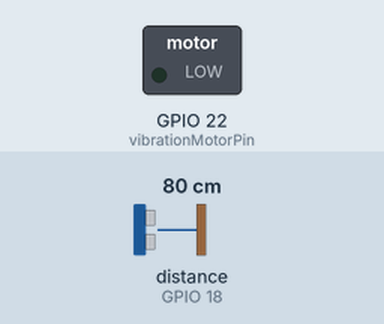
Simulated run of this sketch. Board: ESP32. Shown: switched loads named in the sketch (green lamp = pin HIGH). Wiring (inferred from the names in the program): ultrasonic range finder: trigger GPIO 5; echo GPIO 18. The test bench sets the inputs (shaded band); at power-on: distance to the obstacle (sensor on GPIO 18) 80 cm. The echo pulse lasts 58.3 µs per cm; WiFi joins after 1.5 s; servers stay silent unless stated; uploads are accepted with an empty reply; pins used as bus, display or sensor lines are not drawn; what the sketch prints to the serial monitor is not drawn.

Above: at 4.4 s.
4.5 s: distance to the obstacle (sensor on GPIO 18) set to 75 cm
6.0 s: distance to the obstacle (sensor on GPIO 18) set to 67 cm
At 6.8 s:
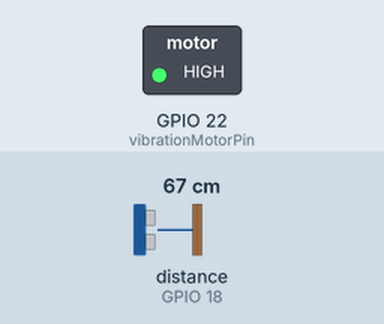
9.0 s: distance to the obstacle (sensor on GPIO 18) set to 120 cm
At 9.6 s:
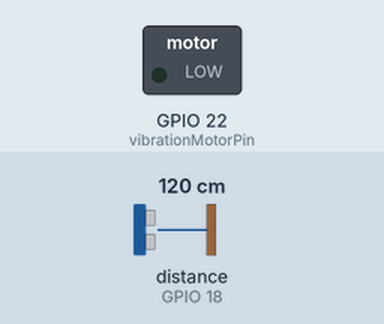
10.5 s: distance to the obstacle (sensor on GPIO 18) set to 60 cm
At 11.3 s:
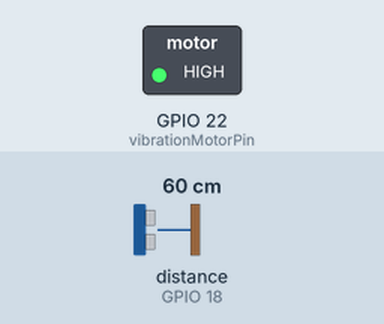
Timing chart, 0 to 13.5 s (numbered marks = the images above; inputs shaded):
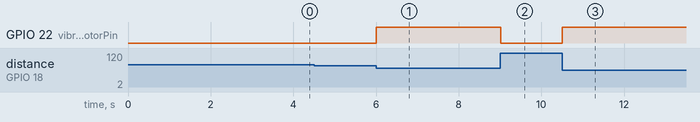

The sketch:

staffnav.ino
```cpp
#include "TinyGPS.h"
#include <HardwareSerial.h>
#include "WiFiClient.h"
#include <ArduinoJson.h>

const int ultraSonicTrigger = 5;
const int ultraSonicEcho = 18;
const int ultraSonicMaxDistance = 200;

const float soundSpeed = 0.034;

const int vibrationMotorPin = 22;

const int gpsRX = 22;
const int gpsTX = 21;

bool debugOption = true;

long duration;
float distance;

const char* wifiSSID = "Wokwi-GUEST";
const char* wifiPassword = "";
const char* navServer = "159.65.6.49";
const char* navServerWithPath = "159.65.6.49:3000/api/updatePosition";
const char* apiKey = "e1c0bd3793f0fc6c965570ae84946b6bf1284df9e7a56b7d92d9bc73b8e2df0c";

static const uint32_t gpsBaudRate = 9600;

TinyGPSPlus gps;
HardwareSerial ss(2);

WiFiClient client;


void setup() {
  Serial.begin(115200);

  pinMode(ultraSonicTrigger, OUTPUT);
  pinMode(ultraSonicEcho, INPUT);

  if (debugOption) {
    Serial.println("Ultrasonic Sensor Initialized");
  }

  pinMode(vibrationMotorPin, OUTPUT);

  if (debugOption) {
    Serial.println("Vibration Motor Initialized");
  }

  ss.begin(gpsBaudRate, SERIAL_8N1, gpsRX, gpsTX, false);

  if (debugOption) {
    Serial.println("GPS Initialized");
  }

  WiFi.begin(wifiSSID, wifiPassword);

  if (debugOption) {
    Serial.println("Wifi Connecting");
  }

  while (WiFi.status() != WL_CONNECTED) {
    delay(1000);
  }

  if (debugOption) {
    Serial.println("Wifi Connected");
  }


  client.setInsecure();

  sendLocation(123.2, 44.5);


}

void loop() {
  float currentDistance = getDistance();

  if (currentDistance <= 40) {
    triggerVibrationHigh();
  } else if (currentDistance <= 55) {
    triggerVibrationMedium();
  } else if (currentDistance <= 70) {
    triggerVibrationLow();
  }
}

void triggerVibrationLow() {
  digitalWrite(vibrationMotorPin, 1);
  delay(1000);
  digitalWrite(vibrationMotorPin, 0);
}

void triggerVibrationMedium() {
  digitalWrite(vibrationMotorPin, 1);
  delay(500);
  digitalWrite(vibrationMotorPin, 0);
}

void triggerVibrationHigh() {
  digitalWrite(vibrationMotorPin, 1);
  delay(200);
  digitalWrite(vibrationMotorPin, 0);
}

float getDistance() {
  digitalWrite(ultraSonicTrigger, LOW);
  delayMicroseconds(2);
  digitalWrite(ultraSonicTrigger, HIGH);
  delayMicroseconds(10);
  digitalWrite(ultraSonicTrigger, LOW);

  duration = pulseIn(ultraSonicEcho, HIGH);

  distance = duration * soundSpeed / 2;

  return distance;
}

float getCurrentLocation() {
  float lat, lng;

  lat = lng = 0;

  if (gps.location.isValid()) {
    lat = gps.location.lat();
    lng = gps.location.lng();
  }

  return lat, lng;
}


void sendLocation(float lat, float lng) {
  StaticJsonDocument<200> doc;

  // Create a JSON document
  doc["lat"] = lat;
  doc["lon"] = lng;
  doc["apiKey"] = apiKey;

  // Serialize the JSON document to a string
  String jsonStr;
  serializeJson(doc, jsonStr);

  // Make the POST request
  String url = String(navServerWithPath);
  // if (url.startsWith("/")) {
  //   url = url.substring(1);
  // }

  if (client.connect(navServer, 3000)) {
    client.print("POST /" + url + " HTTP/1.1\r\n" +
                 "Host: " + navServer + "\r\n" +
                 "Content-Type: application/json\r\n" +
                 "Content-Length: " + jsonStr.length() + "\r\n\r\n" +
                 jsonStr);

    if (debugOption) {
      Serial.println("Sent POST request with location data");
    }
  } else {
    if (debugOption) {
      Serial.println("Failed to connect to server");
    }
  }

  // Wait for the response (you may need to adjust the delay depending on your server's response time)
  delay(1000);

  // Read and print the server's response
  while (client.available()) {
    char c = client.read();
    Serial.print(c);
  }

  // Disconnect
  client.stop();
}
```

Measured:
- the behaviour switches between 71 and 70 cm on distance to the obstacle (sensor on GPIO 18) (found by bisection; images 0 and 1)
- after the input at 4.5 s, every drawn part: stays the same
- after the input at 6.0 s, GPIO 22 (vibrationMotorPin): LOW → HIGH at once
- after the input at 9.0 s, GPIO 22 (vibrationMotorPin): HIGH → LOW at once
- after the input at 10.5 s, GPIO 22 (vibrationMotorPin): LOW → HIGH at once
